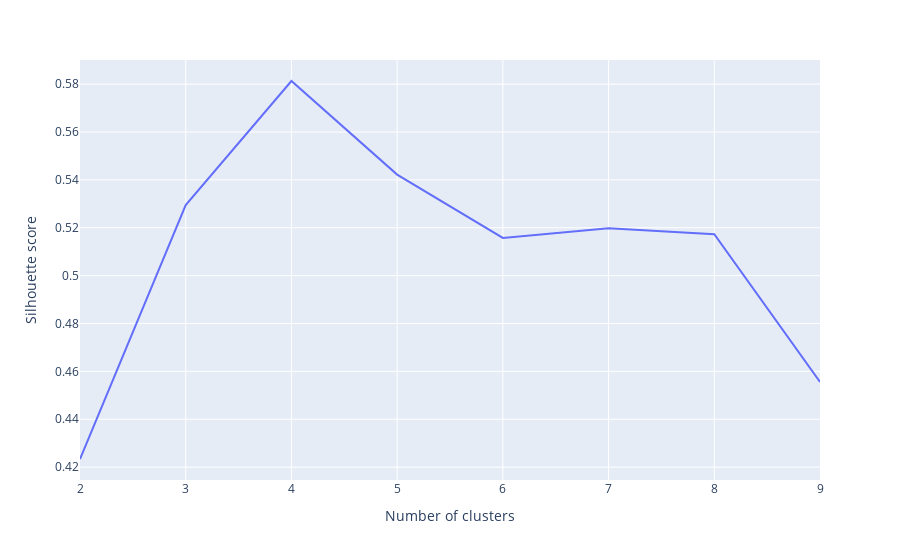

The notebook cell this image was saved under:
### Code cell
import plotly.express as px

# Perform t-SNE on the data
tsne = TSNE(n_components=2, perplexity=100, learning_rate="auto", n_iter=500, init='pca')
tsne_data = tsne.fit_transform(a4_data_df)

# Compute the silhouette score for different numbers of clusters
silhouette_scores = []
for n_clusters in range(2, 10):
    kmeans = KMeans(n_clusters=n_clusters, random_state=0)
    cluster_labels = kmeans.fit_predict(tsne_data)
    silhouette_avg = silhouette_score(tsne_data, cluster_labels)
    silhouette_scores.append(silhouette_avg)

# Create a line plot of the silhouette scores using Plotly
fig = px.line(x=range(2, 10), y=silhouette_scores, labels={'x': 'Number of clusters', 'y': 'Silhouette score'})
fig.show()

### Figure 1 — Plotly figure (JSON) as saved in the notebook; plotly's stock layout.template omitted (floating-point values rounded to 4 significant figures)
{"data": [{"hovertemplate": "Number of clusters=%{x}<br>Silhouette score=%{y}<extra></extra>", "legendgroup": "", "line": {"color": "#636efa", "dash": "solid"}, "marker": {"symbol": "circle"}, "mode": "lines", "name": "", "orientation": "v", "showlegend": false, "type": "scatter", "x": [2, 3, 4, 5, 6, 7, 8, 9], "xaxis": "x", "y": [0.4234, 0.5295, 0.5813, 0.5422, 0.5157, 0.5198, 0.5173, 0.4556], "yaxis": "y"}], "layout": {"legend": {"tracegroupgap": 0}, "margin": {"t": 60}, "xaxis": {"anchor": "y", "domain": [0, 1], "title": {"text": "Number of clusters"}}, "yaxis": {"anchor": "x", "domain": [0, 1], "title": {"text": "Silhouette score"}}}}
